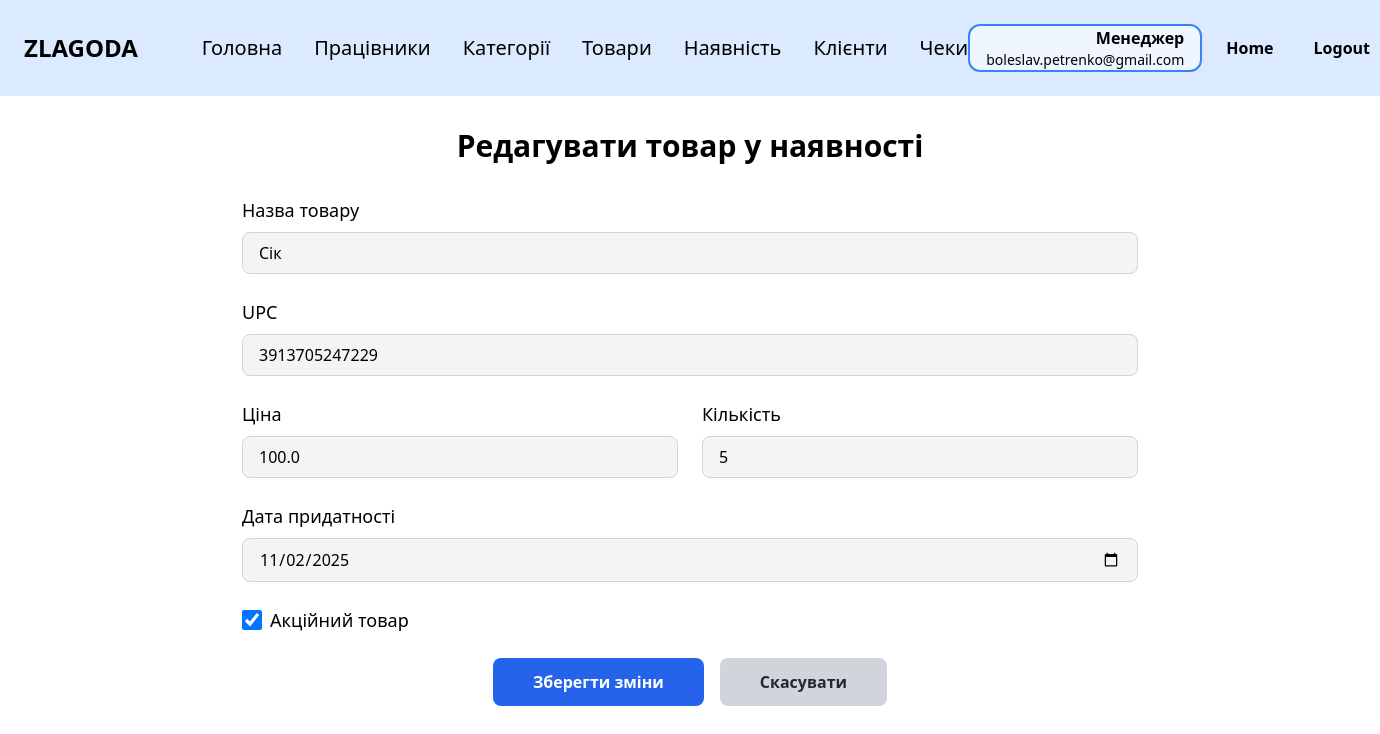
The page /storeproducts/edit/3913705247229 (signed in) on the database as committed earlier.
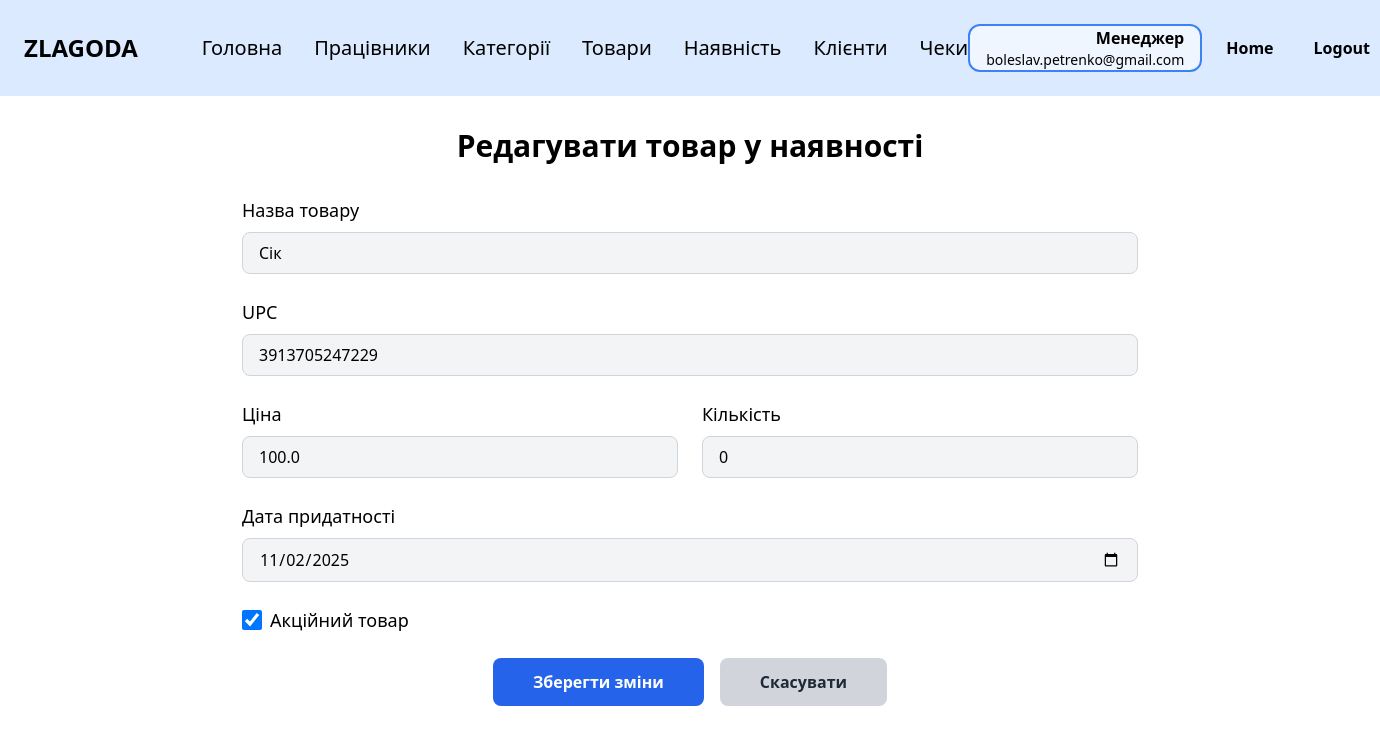
The same page on the database as committed later.
### tables this page shows
CREATE TABLE store_product (
                upc TEXT PRIMARY KEY,
                price REAL NOT NULL,
                quantity INTEGER NOT NULL,
                expiration_date DATE,
                is_promotional BOOLEAN DEFAULT FALSE,
                promo_price REAL,
                product_id INTEGER NOT NULL,
                FOREIGN KEY (product_id) REFERENCES product (id)
            );

### zlg_website/views/storeproducts.py (the view, shortened to what this page needs)
@views.route('/storeproducts/edit/<string:upc>', methods=['GET', 'POST'])
@login_required
def edit_storeproduct(upc):
   query = text("""
       SELECT sp.*, p.name as product_name
       FROM store_product sp
       JOIN product p ON sp.product_id = p.id
       WHERE sp.upc = :upc
   """)
   result = db.session.execute(query, {"upc": upc})
   storeproduct = result.fetchone()
   if not storeproduct:
       abort(404)
   products_query = text("SELECT * FROM product")
   products_result = db.session.execute(products_query)
   products = [dict(row._mapping) for row in products_result.fetchall()]
   return render_template('edit_storeproduct.html',
                          storeproduct=storeproduct,
                          products=products,
                          user=current_user)

### zlg_website/__init__.py (called while the page is built)
def create_app():
    app = Flask(__name__)
    app.config['SECRET_KEY'] = 'zlagoda'
    app.config['SQLALCHEMY_DATABASE_URI'] = f'sqlite:///{os.path.join(app.instance_path, DB_NAME)}'
    app.config['SQLALCHEMY_TRACK_MODIFICATIONS'] = False
    db.init_app(app)
    from .views import views
    from .auth import auth
    app.register_blueprint(views, url_prefix='/')
    app.register_blueprint(auth, url_prefix='/')
    from .models import Employee, Category, Product
    with app.app_context():
        if database_is_empty(app):
            create_database(app)
    login_manager = LoginManager()
    login_manager.login_view = 'auth.login'
    login_manager.init_app(app)
    @login_manager.user_loader
    def load_user(id):
        return Employee.get_by_id(id)
    return app

### zlg_website/templates/edit_storeproduct.html (shortened to what this page needs)
{% extends "base.html" %}
{% block content %}
<div class="py-8 max-w-4xl mx-auto">
    <h1 class="text-3xl font-bold text-center mb-8">Редагувати товар у наявності</h1>
    <form action="{{ url_for('views.edit_storeproduct', upc=storeproduct.upc) }}" method="POST" class="space-y-6">
        <div>
            <label for="product_id" class="block mb-2 text-lg">Назва товару</label>
            <input type="text" id="product_id" name="upc" required value="{{ storeproduct.product_name }}"
                   class="w-full px-4 py-2 bg-gray-100 border border-gray-300 rounded-lg focus:outline-none focus:ring-2 focus:ring-blue-500" readonly>
        </div>
        <div>
            <label for="upc" class="block mb-2 text-lg">UPC</label>
            <input type="text" id="upc" name="upc" required value="{{ storeproduct.upc }}"
                   class="w-full px-4 py-2 bg-gray-100 border border-gray-300 rounded-lg focus:outline-none focus:ring-2 focus:ring-blue-500" readonly>
        </div>
        <div class="grid grid-cols-1 md:grid-cols-2 gap-6">
            <div>
                <label for="price" class="block mb-2 text-lg">Ціна</label>
                <input type="number" step="0.01" id="price" name="price" required min="0" value="{{ storeproduct.price }}"
                       class="w-full px-4 py-2 bg-gray-100 border border-gray-300 rounded-lg focus:outline-none focus:ring-2 focus:ring-blue-500">
            </div>
            <div>
                <label for="quantity" class="block mb-2 text-lg">Кількість</label>
                <input type="number" id="quantity" name="quantity" required min="0" value="{{ storeproduct.quantity }}"
                       class="w-full px-4 py-2 bg-gray-100 border border-gray-300 rounded-lg focus:outline-none focus:ring-2 focus:ring-blue-500">
            </div>
        </div>
        <div>
            <label for="expiration_date" class="block mb-2 text-lg">Дата придатності</label>
            <input type="date" id="expiration_date" name="expiration_date" value="{{ storeproduct.expiration_date }}"
                   class="w-full px-4 py-2 bg-gray-100 border border-gray-300 rounded-lg focus:outline-none focus:ring-2 focus:ring-blue-500">
        </div>
        <div>
            <label for="is_promotional" class="flex items-center space-x-2 text-lg">
                <input type="checkbox" id="is_promotional" name="is_promotional" {% if storeproduct.is_promotional %}checked{% endif %}
                       class="form-checkbox h-5 w-5 text-blue-600 focus:ring-2 focus:ring-blue-500">
                <span>Акційний товар</span>
            </label>
        </div>
        <div class="flex justify-center space-x-4 mt-8">
            <button type="submit"
                    class="px-10 py-3 bg-blue-600 text-white font-semibold rounded-lg hover:bg-blue-700 focus:outline-none focus:ring-2 focus:ring-blue-500 focus:ring-offset-2">
                Зберегти зміни
            </button>
            <a href="{{ url_for('views.storeproducts') }}"
               class="px-10 py-3 bg-gray-300 text-gray-800 font-semibold rounded-lg hover:bg-gray-400 focus:outline-none focus:ring-2 focus:ring-gray-500 focus:ring-offset-2">
                Скасувати
            </a>
        </div>
    </form>
</div>
{% endblock %}

Rows that differ between the two databases and show on the page:
changed store_product id 3913705247229: quantity "5" → "0"
